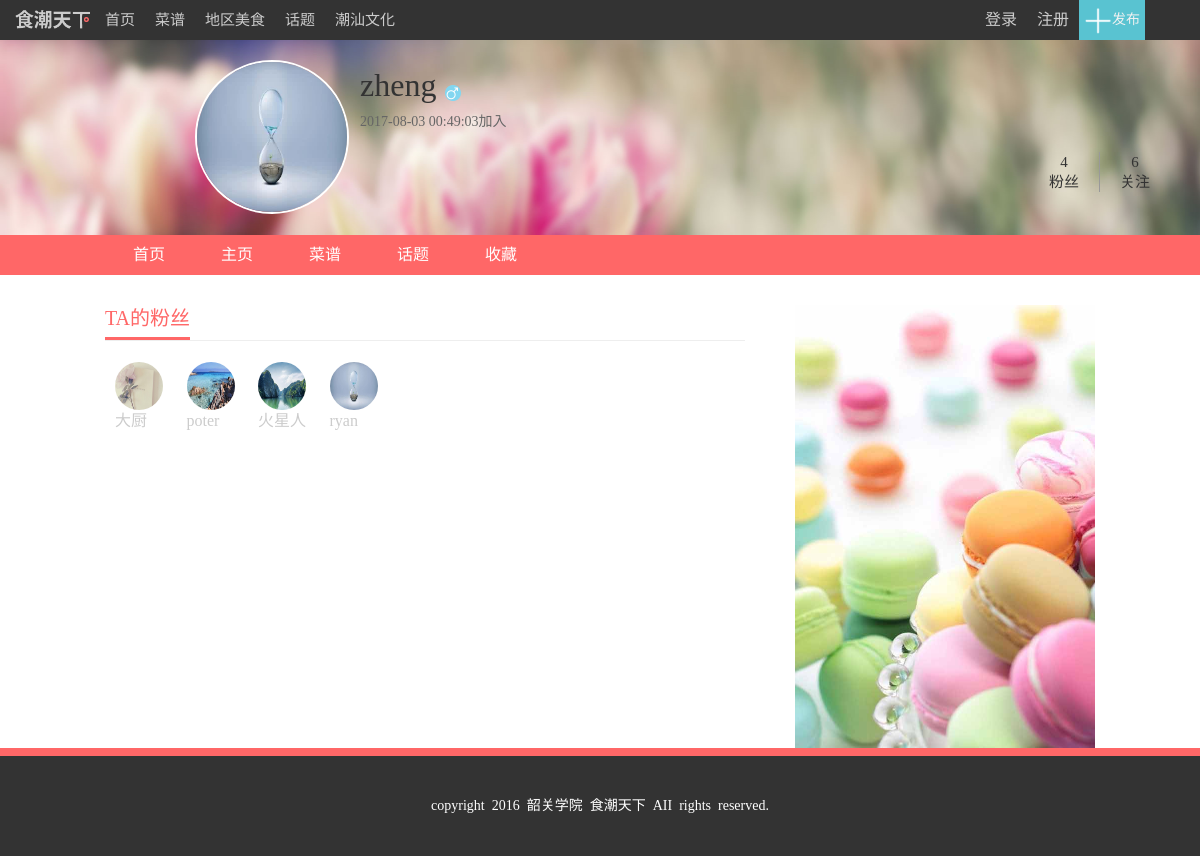
/php/user_fans.php?user_id=42, run on the app's committed database.
### tables this page shows
CREATE TABLE IF NOT EXISTS `relationships` (
  `id` int(10) NOT NULL AUTO_INCREMENT,
  `follower_id` int(10) NOT NULL,
  `followed_id` int(10) NOT NULL,
  `created_at` datetime NOT NULL,
  PRIMARY KEY (`id`),
  KEY `relationships_follower_id` (`follower_id`),
  KEY `relationships_followed_id` (`followed_id`)
);

CREATE TABLE IF NOT EXISTS `personal_info` (
  `id` int(10) NOT NULL AUTO_INCREMENT,
  `name` varchar(255) NOT NULL,
  `password_digest` char(40) NOT NULL,
  `head_img` varchar(255) NOT NULL DEFAULT '../assets/img/default.jpg',
  `sex` char(4) NOT NULL DEFAULT '男',
  `hometown_city` varchar(40) NOT NULL DEFAULT '汕头',
  `hometown_province` varchar(40) NOT NULL DEFAULT '潮汕',
  `email` varchar(255) NOT NULL,
  `personal_write` varchar(255) DEFAULT NULL,
  `created_at` datetime NOT NULL,
  `updated_at` datetime NOT NULL,
  PRIMARY KEY (`id`)
);

### php/user_fans.php (called while the page is built)
<?php
	require ('../mysql_connect.php');
  	require('../models/users.php');
    require('../models/cookbook.php');
    include('../views/user/user_fans.html.php');
 ?>

### views/user/user_fans.html.php (the view, shortened to what this page needs)
<div class="cookbook">
	<div class="left">
		<div class="title">
			<h3>TA的粉丝</h3>
		</div>
		<div class="left-content">
		<div class="padding_con"></div>
			<ul class="follwer_con">
			<?php $follower_res=sel_user_conn($dbc); foreach($follower_res as $follower_row){
			 ?>
				<li>
				<a  href="personal_index.php?user_id=<?php echo $follower_row['follower_id']; ?>" target="_blank"><img class="follwer_img" src="<?php echo getUserImg($dbc,$follower_row['follower_id']); ?>" alt=""><span><?php echo getUserName($dbc,$follower_row['follower_id']); ?></span>
				</a>
				</li>
				<?php } ?>
			</ul>
		</div>
	</div>
	<div class="per_cookbook_right">
		<a href="#">
			<img src="../assets/img/right.jpg" />
		</a>
	</div>
	</div>
</div>

### assets/css/indexTop.css (style rules this page uses)
body { font: 14px "Hiragino Sans GB",STHeiti,"微软雅黑","Microsoft YaHei",Helvetica,Arial,serif; }
.bar { float: right; margin-right: 30px; position:relative; right:20px; }
.top-bar { height: 40px; background: #333; color: #999; top: 0; position: fixed; z-index: 10000; width: 100%; left: 0; min-width: 990px; }
.top-bar .bar-left { height: 40px; margin-left: 20px; }
ol,ul { list-style: none; }
.top-bar .bar-left li { float: left; height: 40px; }
.bar-link a, .top-bar .bar-left li a { font-size: 15px; color: #ccc; height: 40px; line-height: 40px; padding: 0 10px; text-decoration: none; display: inline-block; }
li a { font-size: 16px; color: #ccc; height: 40px; line-height: 40px; padding: 0 10px; text-decoration: none; display: inline-block; }
.bar-right li { list-style-image: none; list-style-type: none; float: right; }
.bar-right li a { display: block; }
.bar-text { background: #59C3D1; color: #f1f1f1; width: auto; text-align: center; height: 40px; line-height: 40px; overflow: hidden; position: relative; z-index: 199011; cursor: pointer; margin-right: 5px; padding-left: 5px; padding-right: 5px; }
.bar-text img { border: 0; vertical-align: middle; }

### assets/css/footer.css (style rules this page uses)
.footer { clear: both; width: 100%; margin-top: 20px; background: #FF6767; padding-top: 8px; }
.footer-content { padding: 40px 0; background: #333; color: #fff; font-size: 14px; overflow: hidden; text-align: center; }

### assets/css/style.css (style rules this page uses)
* { margin: 0;padding: 0;font-family: "微软雅黑"; }
a { text-decoration: none; color: #333; }
.left { float:left; }
ul { list-style-type: none; }
img { border: 0; }

### assets/css/index_Beauty.css (style rules this page uses)
ul, li { margin: 0; padding: 0; border: 0; font-size: 100%; font: inherit; vertical-align: baseline; }
.tablist,.title { height: 45px; border-bottom:1px solid #e8e8e8; }
.tablist h3,.title h3 { float: left; font-weight: 400; line-height: 30px; font-size: 20px; cursor: pointer; margin-right: 20px; display: inline-block; padding-bottom: 4px; color: #666; }
.title h3 { color: #FF6767; border-bottom:3px solid #FF6767; }
.title { height: 35px; line-height: 30px; font-size: 20px; border-bottom: 1px solid #eee; }
.title h3 { float: left; color: #ff6767; font-weight: normal; padding-bottom: 4px; border-bottom: 3px solid #ff6767; margin-top: -2px; }
.index-content { width: 990px; margin: 30px auto; }
.header { width: 100%; height:235px; background: url(../img/personal-bg.jpg) no-repeat top center; background-size: 100% 235px; position: relative; }
.user-wrap { position: absolute; top: 60px; left: 195px; }
.face { width: 150px; height: 150px; float: left; border-radius: 50%; border: 2px solid #fff; overflow: hidden; }
.face img { width: 150px; height: 150px; }
.user-detail { padding-left: 165px; }
.user-info { margin-top: 15px; }
.user-info a { font-size: 32px; }
.user-info img { width: 16px; height: 16px; margin-left: 5px; }
.user-detail span { color: #666; font-size: 14px; }
.personal_nav { background: #ff6767; height: 40px; }
.personal_nav ul { width: 990px; margin: auto; }
.personal_nav ul li { float: left; line-height: 40px; }
.personal_nav ul li a { display: block; font-size: 16px; padding:0 28px; color: #fff; }
.cookbook,.topic { width: 990px; margin:30px auto; }
.cookbook .left { width: 640px; float: left; }
.cookbook .left li { clear: both; height: 180px; padding-bottom: 20px; margin-top: 20px; }
.per_cookbook_right { width: 300px; float: right; }
.per_cookbook_right img { width: 300px; }
.personal_var_link { position: relative; right: -700px; top: 30px; }
.personal_var_link_fans { float: left; font-size: 15px; padding-right: 20px; border-right: 1px solid #999; text-align: center; }
.personal_var_link_on { float: left; margin-left: 20px; font-size: 15px; text-align: center; }
.user-detail_span { position: relative;top: 10px;left: -20px; }
.padding_con { height: 20px;width: 800px; }
.follwer_con li { display: inline-block;display: inline;zoom:1; }
.follwer_img { margin: 1px auto;width: 48px;height: 48px;border-radius: 50%;display: block; }
.follwer_con li span { position: relative;top: -10px; }

### data on the page
relationships: follower.head_img (picture), follower.name "大厨"
relationships: follower.head_img (picture), follower.name "poter"
relationships: follower.head_img (picture), follower.name "火星人"
relationships: follower.head_img (picture), follower.name "ryan"

### other printed values
$stmt->rowCount() "4"
$stmt->rowCount() "6"
